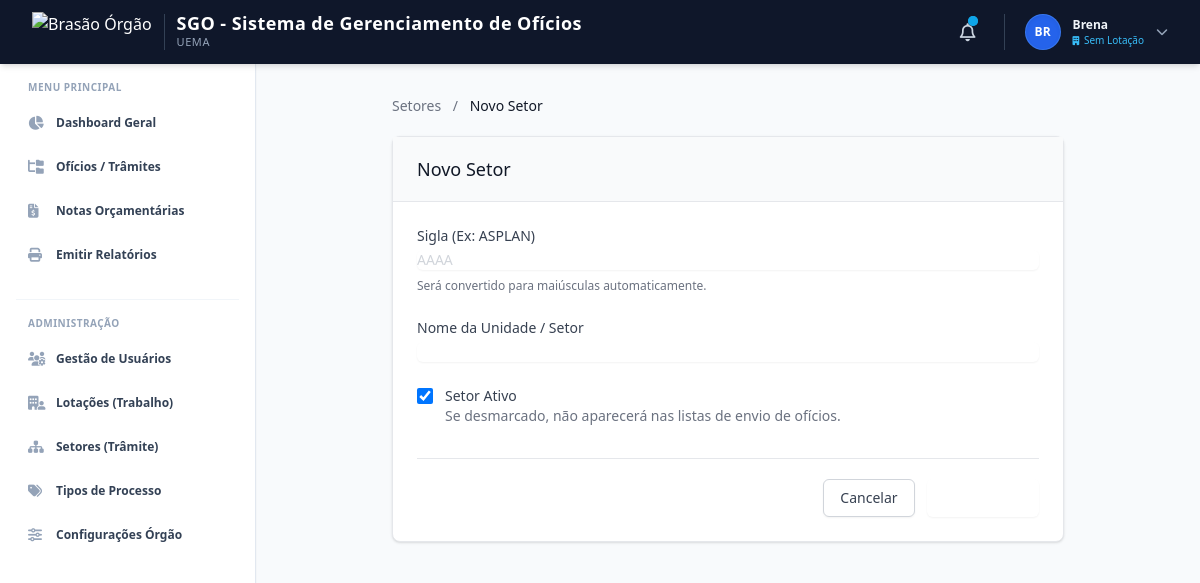
The page /admin/setores/new (signed in) on the database its author committed.
### app/models.py (models this page shows, shortened)
class Configuracao(db.Model):
    __tablename__ = 'configuracoes'
    id = db.Column(db.Integer, primary_key=True)
    nome_sistema = db.Column(db.String(100), default='SGO')
    sigla_orgao = db.Column(db.String(20), default='UEMA')
    nome_departamento = db.Column(db.String(100), default='Coordenação de Planejamento e Orçamento')
    logo_url = db.Column(db.String(500), nullable=True, default='https://upload.wikimedia.org/wikipedia/commons/2/20/Bras%C3%A3o_UEMA.png')
    itens_por_pagina = db.Column(db.Integer, default=10)
    email_suporte = db.Column(db.String(120), nullable=True)
    modo_manutencao = db.Column(db.Boolean, default=False)

class User(UserMixin, db.Model):
    __tablename__ = 'users'
    id = db.Column(db.Integer, primary_key=True)
    nome = db.Column(db.String(100), nullable=False)
    email = db.Column(db.String(120), unique=True, nullable=False, index=True)
    password_hash = db.Column(db.String(256), nullable=False)
    perfil = db.Column(db.String(20), default='Usuario', nullable=False)
    ativo = db.Column(db.Boolean, default=True)
    lotacao_id = db.Column(db.Integer, db.ForeignKey('lotacoes.id'), nullable=True)
    created_at = db.Column(db.DateTime, default=datetime.datetime.now)
    updated_at = db.Column(db.DateTime, onupdate=datetime.datetime.now)
    oficios_criados = db.relationship('Oficio', backref='criador', lazy=True)
    setores_permitidos = db.relationship('Setor', secondary=usuario_setor, backref=db.backref('usuarios_vinculados', lazy='dynamic'))
    @property
    def password(self):
        """Impede a leitura direta da senha."""
        raise AttributeError('A senha não é um atributo legível!')

### app/controllers/admin.py (the view, shortened to what this page needs)
@bp.route('/setores/novo', methods=['GET', 'POST'])
@bp.route('/setores/new', methods=['GET', 'POST'])
@login_required
@admin_required
def setor_create():
    form = SetorForm()
    return render_template('admin/setores_form.html', form=form, title="Novo Setor")

### app/templates/admin/setores_form.html (shortened to what this page needs)
{% extends "base/base.html" %}
{% block content %}
<div class="max-w-2xl mx-auto">
    <nav class="mb-5 text-sm font-medium text-gray-500">
        <a href="{{ url_for('admin.setores_list') }}" class="hover:text-brand-600">Setores</a>
        <span class="mx-2">/</span>
        <span class="text-gray-900">{{ title }}</span>
    </nav>
    <div class="bg-white shadow sm:rounded-lg border border-gray-200">
        <div class="px-4 py-5 sm:px-6 bg-gray-50 border-b border-gray-200">
            <h3 class="text-lg leading-6 font-medium text-gray-900">{{ title }}</h3>
        </div>
        <div class="px-4 py-5 sm:p-6">
            <form method="POST">
                <div class="space-y-6">
                    <div>
                        <label for="sigla" class="block text-sm font-medium text-gray-700">Sigla (Ex: ASPLAN)</label>
                        <div class="mt-1">
                            {{ form.sigla(class="uppercase shadow-sm focus:ring-brand-500 focus:border-brand-500 block w-full sm:text-sm border-gray-300 rounded-md placeholder-gray-300", placeholder="AAAA") }}
                        </div>
                        <p class="mt-2 text-xs text-gray-500">Será convertido para maiúsculas automaticamente.</p>
                    </div>
                    <div>
                        <label for="nome" class="block text-sm font-medium text-gray-700">Nome da Unidade / Setor</label>
                        <div class="mt-1">
                            {{ form.nome(class="shadow-sm focus:ring-brand-500 focus:border-brand-500 block w-full sm:text-sm border-gray-300 rounded-md") }}
                        </div>
                    </div>
                    <div class="relative flex items-start">
                        <div class="flex items-center h-5">
                            {{ form.ativo(class="focus:ring-brand-500 h-4 w-4 text-brand-600 border-gray-300 rounded") }}
                        </div>
                        <div class="ml-3 text-sm">
                            <label for="ativo" class="font-medium text-gray-700">Setor Ativo</label>
                            <p class="text-gray-500">Se desmarcado, não aparecerá nas listas de envio de ofícios.</p>
                        </div>
                    </div>
                </div>
                <div class="mt-8 pt-5 border-t border-gray-200 flex justify-end">
                    <a href="{{ url_for('admin.setores_list') }}" class="bg-white py-2 px-4 border border-gray-300 rounded-md shadow-sm text-sm font-medium text-gray-700 hover:bg-gray-50 focus:outline-none focus:ring-2 focus:ring-offset-2 focus:ring-brand-500 mr-3">
                        Cancelar
                    </a>
                    <button type="submit" class="inline-flex justify-center py-2 px-4 border border-transparent shadow-sm text-sm font-medium rounded-md text-white bg-brand-600 hover:bg-brand-700 focus:outline-none focus:ring-2 focus:ring-offset-2 focus:ring-brand-500">
                    </button>
                </div>
            </form>
        </div>
    </div>
</div>
{% endblock %}

### app/templates/base/base.html (shortened to what this page needs)
<!DOCTYPE html>
<html lang="pt-br" class="h-full bg-slate-50">
<head>
    <script src="https://cdn.tailwindcss.com"></script>
    <link rel="stylesheet" href="https://cdnjs.cloudflare.com/ajax/libs/font-awesome/6.4.0/css/all.min.css">
    <link rel="stylesheet" href="{{ url_for('static', filename='css/style.css') }}">
</head>
<body class="h-full antialiased text-slate-700 bg-slate-50 font-sans" x-data="{ sidebarOpen: false }">
    <div class="min-h-full flex flex-col">
        <header class="bg-slate-900 text-white sticky top-0 z-30 shadow-md">
            <div class="px-4 sm:px-6 lg:px-8 h-16 flex items-center justify-between">
                <div class="flex items-center gap-4">
                    <a href="{{ url_for('main.index') }}" class="flex items-center gap-3 group">
                        <img src="{{ config_sistema.logo_url if config_sistema and config_sistema.logo_url else 'https://upload.wikimedia.org/wikipedia/commons/2/20/Bras%C3%A3o_UEMA.png' }}"
                             alt="Brasão Órgão"
                             class="h-10 w-auto object-contain transition-transform group-hover:scale-105">
                        <div class="border-l border-slate-700 pl-3">
                            <span class="font-bold text-lg leading-none block text-white tracking-wide">{{ config_sistema.nome_sistema if config_sistema else 'SGO' }}</span>
                            <span class="text-[11px] text-slate-400 block mt-0.5 uppercase tracking-wider font-medium">{{ config_sistema.sigla_orgao if config_sistema else 'UEMA' }}</span>
                        </div>
                    </a>
                </div>
                <div class="flex items-center gap-3 sm:gap-5">
                    <div class="relative" x-data="{ open: false }">
                        <button @click="open = !open"
                                type="button"
                                class="relative p-2 text-slate-300 hover:text-white hover:bg-slate-800 rounded-full focus:outline-none transition-colors">
                            <i class="fa-regular fa-bell text-lg"></i>
                            {% if notificacoes_count > 0 %}
                                <span class="absolute top-1.5 right-1.5 flex h-2.5 w-2.5">
                                  <span class="relative inline-flex rounded-full h-2.5 w-2.5 bg-sky-500"></span>
                                </span>
                            {% endif %}
                        </button>
                    </div>
                    {% if current_user.is_authenticated %}
                        <div class="relative border-l border-slate-700 pl-3 sm:pl-5" x-data="{ open: false }">
                            <button @click="open = !open" type="button" class="flex items-center gap-3 text-sm focus:outline-none group">
                                <div class="w-9 h-9 rounded-full bg-blue-600 text-white flex items-center justify-center font-bold text-xs uppercase shadow-inner border border-blue-400/30">
                                    {{ current_user.nome[:2] }}
                                </div>
                                <div class="hidden md:block text-left">
                                    <span class="font-semibold text-xs block text-slate-100 group-hover:text-white leading-none">{{ current_user.nome }}</span>
                                    <span class="text-[10px] text-sky-400 block mt-1 leading-none font-medium">
                                        <i class="fa-solid fa-building text-[9px] mr-0.5"></i>
                                        {{ current_user.lotacao_trabalho.sigla if current_user.lotacao_trabalho else 'Sem Lotação' }}
                                    </span>
                                </div>
                                <i class="fa-solid fa-chevron-down text-xs text-slate-400 group-hover:text-white transition-transform duration-200" :class="open ? 'rotate-180' : ''"></i>
                            </button>
                        </div>
                    {% endif %}
                </div>
            </div>
        </header>
        <div class="flex flex-1 relative">
            <aside class="w-64 bg-white border-r border-slate-200 flex-shrink-0 lg:block fixed lg:static inset-y-0 left-0 z-20 sidebar-transition transform lg:transform-none shadow-sm"
                   :class="sidebarOpen ? 'translate-x-0' : '-translate-x-full lg:translate-x-0'">
                <div class="p-4 space-y-6">
                    <div class="space-y-1">
                        <span class="px-3 text-[10px] font-bold tracking-wider text-slate-400 uppercase block mb-2">Menu Principal</span>
                        <a href="{{ url_for('main.index') }}" class="flex items-center gap-3 px-3 py-2.5 rounded-lg text-xs font-semibold text-slate-700 hover:bg-slate-100 hover:text-blue-600 transition-colors">
                            <i class="fa-solid fa-chart-pie text-slate-400 w-4 text-sm"></i> Dashboard Geral
                        </a>
                        <a href="{{ url_for('oficios.list') }}" class="flex items-center gap-3 px-3 py-2.5 rounded-lg text-xs font-semibold text-slate-700 hover:bg-slate-100 hover:text-blue-600 transition-colors">
                            <i class="fa-solid fa-folder-tree text-slate-400 w-4 text-sm"></i> Ofícios / Trâmites
                        </a>
                        <a href="{{ url_for('notas.list') }}" class="flex items-center gap-3 px-3 py-2.5 rounded-lg text-xs font-semibold text-slate-700 hover:bg-slate-100 hover:text-blue-600 transition-colors">
                            <i class="fa-solid fa-file-invoice-dollar text-slate-400 w-4 text-sm"></i> Notas Orçamentárias
                        </a>
                        <a href="{{ url_for('main.relatorio_geral') }}" class="flex items-center gap-3 px-3 py-2.5 rounded-lg text-xs font-semibold text-slate-700 hover:bg-slate-100 hover:text-blue-600 transition-colors">
                            <i class="fa-solid fa-print text-slate-400 w-4 text-sm"></i> Emitir Relatórios
                        </a>
                    </div>
                    {% if current_user.is_authenticated and current_user.perfil == 'Administrador' %}
                        <div class="space-y-1 border-t border-slate-100 pt-4">
                            <span class="px-3 text-[10px] font-bold tracking-wider text-slate-400 uppercase block mb-2">Administração</span>
                            <a href="{{ url_for('admin.users_list') }}" class="flex items-center gap-3 px-3 py-2.5 rounded-lg text-xs font-semibold text-slate-700 hover:bg-slate-100 hover:text-blue-600 transition-colors">
                                <i class="fa-solid fa-users-gear text-slate-400 w-4 text-sm"></i> Gestão de Usuários
                            </a>
                            <a href="{{ url_for('admin.lotacoes_list') }}" class="flex items-center gap-3 px-3 py-2.5 rounded-lg text-xs font-semibold text-slate-700 hover:bg-slate-100 hover:text-blue-600 transition-colors">
                                <i class="fa-solid fa-building-user text-slate-400 w-4 text-sm"></i> Lotações (Trabalho)
                            </a>
                            <a href="{{ url_for('admin.setores_list') }}" class="flex items-center gap-3 px-3 py-2.5 rounded-lg text-xs font-semibold text-slate-700 hover:bg-slate-100 hover:text-blue-600 transition-colors">
                                <i class="fa-solid fa-sitemap text-slate-400 w-4 text-sm"></i> Setores (Trâmite)
                            </a>
                            <a href="{{ url_for('admin.tipos_list') }}" class="flex items-center gap-3 px-3 py-2.5 rounded-lg text-xs font-semibold text-slate-700 hover:bg-slate-100 hover:text-blue-600 transition-colors">
                                <i class="fa-solid fa-tags text-slate-400 w-4 text-sm"></i> Tipos de Processo
                            </a>
                            <a href="{{ url_for('admin.configuracoes') }}" class="flex items-center gap-3 px-3 py-2.5 rounded-lg text-xs font-semibold text-slate-700 hover:bg-slate-100 hover:text-blue-600 transition-colors">
                                <i class="fa-solid fa-sliders text-slate-400 w-4 text-sm"></i> Configurações Órgão
                            </a>
                        </div>
                    {% endif %}
                </div>
            </aside>
            <main class="flex-1 p-4 sm:p-6 lg:p-8 overflow-y-auto w-full">
                {% block content %}{% endblock %}
            </main>
        </div>
    </div>
</body>
</html>

### rows shown on the page
Configuracao: nome_sistema "SGO - Sistema de Gerenciamento de Ofícios", sigla_orgao "UEMA"
User: nome "BR", nome "Brena"

### other values the page prints
{{ title }} "Novo Setor"
